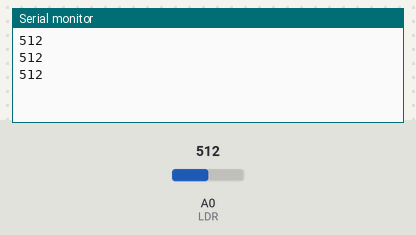
Recording of a sketch running on a simulated Arduino Uno, built with avr-gcc and run on an emulated ATmega328P. Shown: the last lines printed to the serial monitor. Inputs (shaded band) come from the test bench; at power-on: A0 (LDR) = 512.

Above: at 1.3 s.
1.4 s: A0 (LDR) set to 716
At 1.9 s:
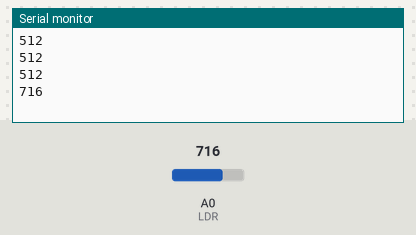
2.9 s: A0 (LDR) set to 900
At 3.4 s:
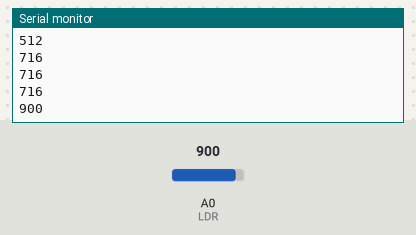
Timing chart, 0 to 5.9 s (numbered marks = the images above; inputs shaded):
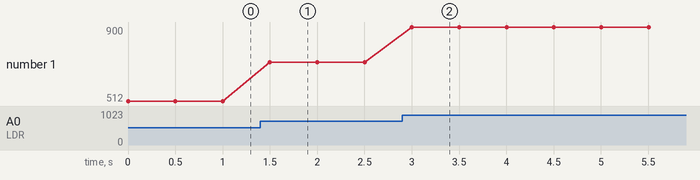

The sketch:

ldr.ino
```cpp
#define LDR A0

void setup() {
  Serial.begin (9600);
}

void loop() {
  int ldrValue = analogRead(LDR);
  Serial.println(ldrValue);
  delay(500);
}
```

Measured:
- after the input at 1.4 s, the serial monitor: prints a new line after 0.10 s (image 1)
- after the input at 2.9 s, the serial monitor: prints a new line after 0.10 s (image 2)
- plotted number 1: 512 → 716 after the input at 1.4 s, 716 → 900 after the input at 2.9 s
